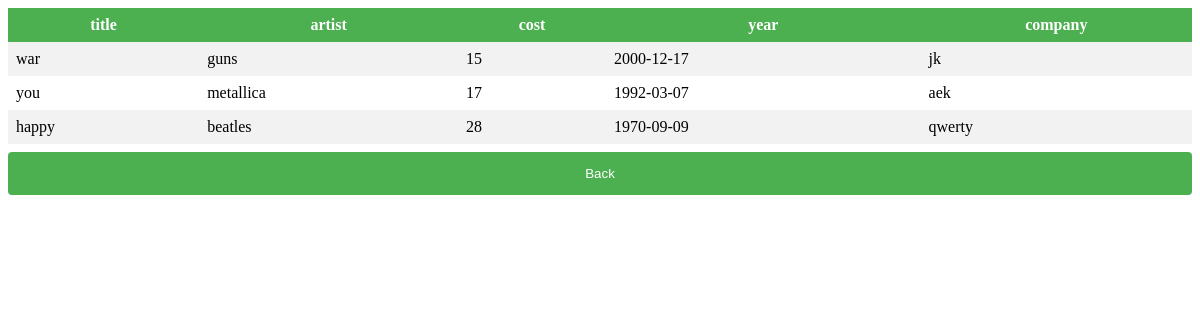
The page /rock.php on the database its author committed.
### tables this page shows
CREATE TABLE `rock` (
  `title` text NOT NULL,
  `artist` text NOT NULL,
  `year` date NOT NULL,
  `company` text NOT NULL,
  `cost` int(11) NOT NULL,
  `category` text NOT NULL
);

### rock.php (the view, shortened to what this page needs)
<html>
      <head>
            </head>
<body>
<?php
 $con = mysqli_connect("localhost", "root", "", "cd");
 $sql = "SELECT title,artist,year,company,cost FROM rock";
$result = mysqli_query($con, $sql);
?>
 <table cellpadding="2" cellspacing="2" border="0">
        <tr>
            <th>title</th>
            <th>artist</th>
            <th>cost</th>
            <th>year</th>
            <th>company</th>
       </tr>
        <?php
   if (mysqli_num_rows($result) > 0) {
    while($row = mysqli_fetch_assoc($result)) {
  ?>
     <tr>
            <td><?php echo $row["title"]; ?></td>
            <td><?php echo $row["artist"]; ?></td>
            <td><?php echo $row["cost"]; ?></td>
            <td><?php echo $row["year"]; ?></td>
             <td><?php echo $row["company"]; ?></td>
            </tr>
        <?php     }    }
  ?>
  </table>
 <form action="admin1.php" method="POST">
 <input value="Back" type="submit">
 </form>
 </body>
 </html>

### rock.php (style rules this page uses)
input[type=submit] { width:100%; background-color:4CAF50; color:white; padding:14px 20px; margin:8px 0px; border:none; border-radius:4px; cursor:pointer; }
table { border-collapse:collapse; width:100% }
th,td { textalign:left; padding:8px; }
tr:nth-child(even) { background-color:#f2f2f2 }
th { background-color:#4CAF50; color:white; }

### rows shown on the page
rock: title "war", artist "guns", cost "15", year "2000-12-17", company "jk"
rock: title "you", artist "metallica", cost "17", year "1992-03-07", company "aek"
rock: title "happy", artist "beatles", cost "28", year "1970-09-09", company "qwerty"
